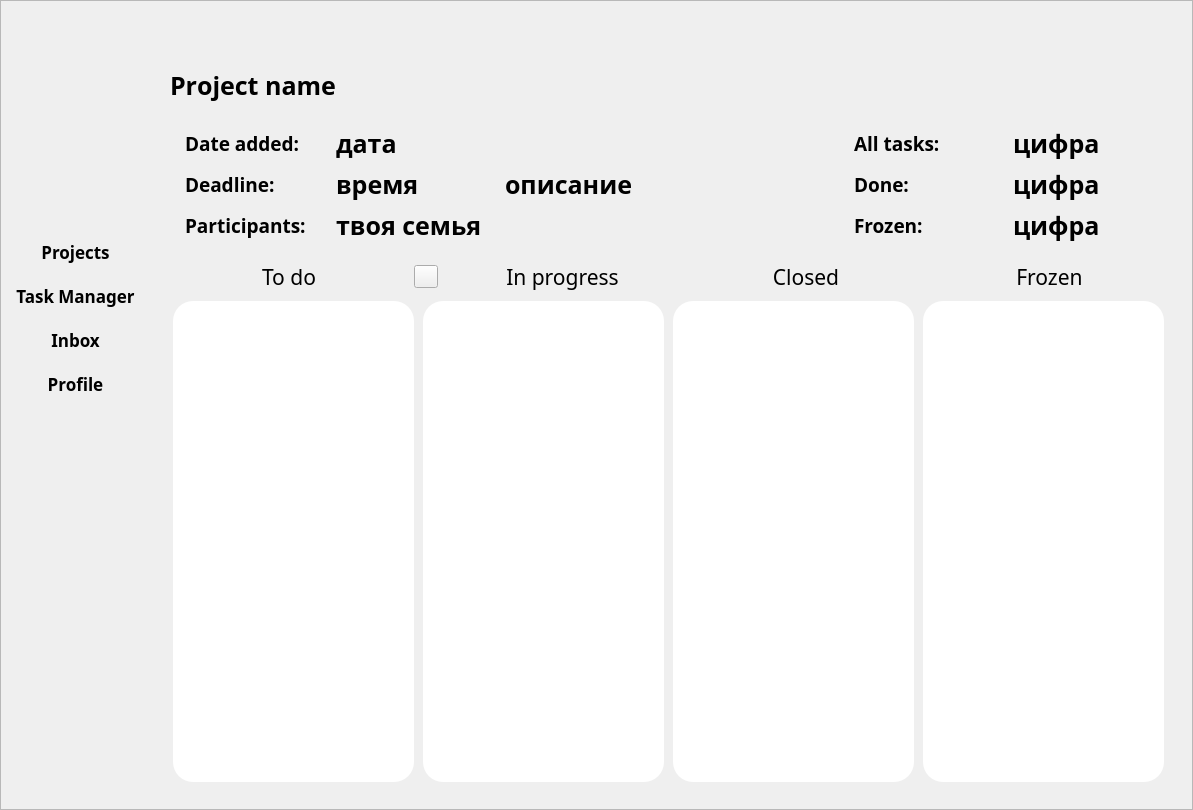
<?xml version="1.0" encoding="UTF-8"?>
<ui version="4.0">
 <class>Frame</class>
 <widget class="QFrame" name="Frame">
  <property name="enabled">
   <bool>true</bool>
  </property>
  <property name="geometry">
   <rect>
    <x>0</x>
    <y>0</y>
    <width>1193</width>
    <height>810</height>
   </rect>
  </property>
  <property name="minimumSize">
   <size>
    <width>1193</width>
    <height>810</height>
   </size>
  </property>
  <property name="maximumSize">
   <size>
    <width>1193</width>
    <height>810</height>
   </size>
  </property>
  <property name="font">
   <font>
    <family>.SF Soft Numeric</family>
    <pointsize>19</pointsize>
    <weight>75</weight>
    <italic>false</italic>
    <bold>true</bold>
   </font>
  </property>
  <property name="mouseTracking">
   <bool>false</bool>
  </property>
  <property name="windowTitle">
   <string>Frame</string>
  </property>
  <property name="autoFillBackground">
   <bool>false</bool>
  </property>
  <property name="frameShape">
   <enum>QFrame::StyledPanel</enum>
  </property>
  <property name="frameShadow">
   <enum>QFrame::Raised</enum>
  </property>
  <widget class="QWidget" name="layoutWidget">
   <property name="geometry">
    <rect>
     <x>170</x>
     <y>60</y>
     <width>998</width>
     <height>722</height>
    </rect>
   </property>
   <layout class="QVBoxLayout" name="verticalLayout_5">
    <item>
     <widget class="QLabel" name="project_name_title">
      <property name="minimumSize">
       <size>
        <width>211</width>
        <height>51</height>
       </size>
      </property>
      <property name="maximumSize">
       <size>
        <width>211</width>
        <height>51</height>
       </size>
      </property>
      <property name="font">
       <font>
        <family>The Duke of Prunes</family>
        <pointsize>19</pointsize>
        <weight>75</weight>
        <italic>false</italic>
        <bold>true</bold>
        <underline>false</underline>
        <kerning>false</kerning>
       </font>
      </property>
      <property name="mouseTracking">
       <bool>true</bool>
      </property>
      <property name="text">
       <string>Project name</string>
      </property>
     </widget>
    </item>
    <item>
     <layout class="QGridLayout" name="gridLayout">
      <item row="0" column="2">
       <widget class="QFrame" name="tasks_info">
        <layout class="QHBoxLayout" name="horizontalLayout_2">
         <item>
          <layout class="QVBoxLayout" name="verticalLayout_3">
           <property name="leftMargin">
            <number>6</number>
           </property>
           <property name="rightMargin">
            <number>7</number>
           </property>
           <item>
            <widget class="QLabel" name="label_8">
             <property name="font">
              <font>
               <family>The Duke of Prunes</family>
               <pointsize>14</pointsize>
              </font>
             </property>
             <property name="text">
              <string>All tasks:</string>
             </property>
            </widget>
           </item>
           <item>
            <widget class="QLabel" name="label_9">
             <property name="font">
              <font>
               <family>The Duke of Prunes</family>
               <pointsize>14</pointsize>
              </font>
             </property>
             <property name="text">
              <string>Done:</string>
             </property>
            </widget>
           </item>
           <item>
            <widget class="QLabel" name="label_10">
             <property name="font">
              <font>
               <family>The Duke of Prunes</family>
               <pointsize>14</pointsize>
              </font>
             </property>
             <property name="text">
              <string>Frozen:</string>
             </property>
            </widget>
           </item>
          </layout>
         </item>
         <item>
          <layout class="QVBoxLayout" name="verticalLayout_4">
           <property name="leftMargin">
            <number>6</number>
           </property>
           <property name="topMargin">
            <number>0</number>
           </property>
           <property name="rightMargin">
            <number>8</number>
           </property>
           <item>
            <widget class="QLabel" name="all_tasks_numb">
             <property name="text">
              <string>цифра</string>
             </property>
            </widget>
           </item>
           <item>
            <widget class="QLabel" name="done_tasks_numb">
             <property name="text">
              <string>цифра</string>
             </property>
            </widget>
           </item>
           <item>
            <widget class="QLabel" name="frozen_tasks_numb">
             <property name="text">
              <string>цифра</string>
             </property>
            </widget>
           </item>
          </layout>
         </item>
        </layout>
       </widget>
      </item>
      <item row="0" column="1">
       <widget class="QLabel" name="pr_description">
        <property name="styleSheet">
         <string notr="true"/>
        </property>
        <property name="text">
         <string>описание</string>
        </property>
       </widget>
      </item>
      <item row="0" column="0">
       <widget class="QWidget" name="project_info" native="true">
        <property name="font">
         <font>
          <weight>75</weight>
          <italic>false</italic>
          <bold>true</bold>
          <underline>false</underline>
          <strikeout>false</strikeout>
          <stylestrategy>PreferDefault</stylestrategy>
          <kerning>true</kerning>
         </font>
        </property>
        <property name="contextMenuPolicy">
         <enum>Qt::NoContextMenu</enum>
        </property>
        <property name="styleSheet">
         <string notr="true"/>
        </property>
        <property name="inputMethodHints">
         <set>Qt::ImhNone</set>
        </property>
        <layout class="QHBoxLayout" name="horizontalLayout">
         <item>
          <layout class="QVBoxLayout" name="verticalLayout">
           <property name="leftMargin">
            <number>6</number>
           </property>
           <property name="rightMargin">
            <number>7</number>
           </property>
           <item>
            <widget class="QLabel" name="label">
             <property name="font">
              <font>
               <family>The Duke of Prunes</family>
               <pointsize>14</pointsize>
              </font>
             </property>
             <property name="text">
              <string>Date added:</string>
             </property>
            </widget>
           </item>
           <item>
            <widget class="QLabel" name="label_2">
             <property name="font">
              <font>
               <family>The Duke of Prunes</family>
               <pointsize>14</pointsize>
              </font>
             </property>
             <property name="text">
              <string>Deadline:</string>
             </property>
            </widget>
           </item>
           <item>
            <widget class="QLabel" name="label_3">
             <property name="font">
              <font>
               <family>The Duke of Prunes</family>
               <pointsize>14</pointsize>
              </font>
             </property>
             <property name="text">
              <string>Participants:</string>
             </property>
            </widget>
           </item>
          </layout>
         </item>
         <item>
          <layout class="QVBoxLayout" name="verticalLayout_2">
           <property name="leftMargin">
            <number>6</number>
           </property>
           <property name="topMargin">
            <number>0</number>
           </property>
           <property name="rightMargin">
            <number>8</number>
           </property>
           <item>
            <widget class="QLabel" name="pr_date_added">
             <property name="text">
              <string>дата</string>
             </property>
            </widget>
           </item>
           <item>
            <widget class="QLabel" name="pr_deadline">
             <property name="text">
              <string>время</string>
             </property>
            </widget>
           </item>
           <item>
            <widget class="QLabel" name="pr_participants">
             <property name="text">
              <string>твоя семья</string>
             </property>
            </widget>
           </item>
          </layout>
         </item>
        </layout>
       </widget>
      </item>
     </layout>
    </item>
    <item>
     <layout class="QHBoxLayout" name="horizontalLayout_3">
      <item>
       <widget class="QLabel" name="label_4">
        <property name="font">
         <font>
          <family>The Duke of Prunes</family>
          <pointsize>16</pointsize>
          <weight>50</weight>
          <bold>false</bold>
         </font>
        </property>
        <property name="text">
         <string>To do</string>
        </property>
        <property name="alignment">
         <set>Qt::AlignCenter</set>
        </property>
       </widget>
      </item>
      <item>
       <widget class="QToolButton" name="add_task_button">
        <property name="text">
         <string/>
        </property>
        <property name="icon">
         <iconset>
          <normaloff>../../../resourses.qrc/plus.png</normaloff>../../../resourses.qrc/plus.png</iconset>
        </property>
       </widget>
      </item>
      <item>
       <widget class="QLabel" name="label_5">
        <property name="font">
         <font>
          <family>The Duke of Prunes</family>
          <pointsize>16</pointsize>
          <weight>50</weight>
          <bold>false</bold>
         </font>
        </property>
        <property name="text">
         <string>In progress</string>
        </property>
        <property name="alignment">
         <set>Qt::AlignCenter</set>
        </property>
       </widget>
      </item>
      <item>
       <widget class="QLabel" name="label_6">
        <property name="font">
         <font>
          <family>The Duke of Prunes</family>
          <pointsize>16</pointsize>
          <weight>50</weight>
          <bold>false</bold>
         </font>
        </property>
        <property name="styleSheet">
         <string notr="true">background-colour: rgba(255, 255, 255, 30)
</string>
        </property>
        <property name="text">
         <string>Closed</string>
        </property>
        <property name="alignment">
         <set>Qt::AlignCenter</set>
        </property>
       </widget>
      </item>
      <item>
       <widget class="QLabel" name="label_7">
        <property name="font">
         <font>
          <family>The Duke of Prunes</family>
          <pointsize>16</pointsize>
          <weight>50</weight>
          <bold>false</bold>
         </font>
        </property>
        <property name="text">
         <string>Frozen</string>
        </property>
        <property name="alignment">
         <set>Qt::AlignCenter</set>
        </property>
       </widget>
      </item>
     </layout>
    </item>
    <item>
     <layout class="QHBoxLayout" name="horizontalLayout_4">
      <item>
       <widget class="QLineEdit" name="lineEdit">
        <property name="sizePolicy">
         <sizepolicy hsizetype="Expanding" vsizetype="Maximum">
          <horstretch>0</horstretch>
          <verstretch>0</verstretch>
         </sizepolicy>
        </property>
        <property name="minimumSize">
         <size>
          <width>241</width>
          <height>481</height>
         </size>
        </property>
        <property name="maximumSize">
         <size>
          <width>241</width>
          <height>481</height>
         </size>
        </property>
        <property name="styleSheet">
         <string notr="true">Border-radius: 20px;
</string>
        </property>
        <property name="text">
         <string/>
        </property>
        <property name="echoMode">
         <enum>QLineEdit::Normal</enum>
        </property>
        <property name="cursorPosition">
         <number>0</number>
        </property>
       </widget>
      </item>
      <item>
       <widget class="QLineEdit" name="lineEdit_2">
        <property name="minimumSize">
         <size>
          <width>241</width>
          <height>481</height>
         </size>
        </property>
        <property name="maximumSize">
         <size>
          <width>241</width>
          <height>481</height>
         </size>
        </property>
        <property name="styleSheet">
         <string notr="true">Border-radius: 20px;</string>
        </property>
       </widget>
      </item>
      <item>
       <widget class="QLineEdit" name="lineEdit_3">
        <property name="minimumSize">
         <size>
          <width>241</width>
          <height>481</height>
         </size>
        </property>
        <property name="maximumSize">
         <size>
          <width>241</width>
          <height>481</height>
         </size>
        </property>
        <property name="styleSheet">
         <string notr="true">Border-radius: 20px;
</string>
        </property>
       </widget>
      </item>
      <item>
       <widget class="QLineEdit" name="lineEdit_4">
        <property name="minimumSize">
         <size>
          <width>241</width>
          <height>481</height>
         </size>
        </property>
        <property name="maximumSize">
         <size>
          <width>241</width>
          <height>481</height>
         </size>
        </property>
        <property name="styleSheet">
         <string notr="true">Border-radius: 20px;</string>
        </property>
       </widget>
      </item>
     </layout>
    </item>
   </layout>
  </widget>
  <widget class="QWidget" name="layoutWidget">
   <property name="enabled">
    <bool>true</bool>
   </property>
   <property name="geometry">
    <rect>
     <x>-20</x>
     <y>230</y>
     <width>191</width>
     <height>176</height>
    </rect>
   </property>
   <property name="font">
    <font>
     <pointsize>13</pointsize>
     <stylestrategy>PreferDefault</stylestrategy>
    </font>
   </property>
   <layout class="QVBoxLayout" name="verticalLayout_6">
    <item>
     <widget class="QPushButton" name="left_menu_projects">
      <property name="enabled">
       <bool>true</bool>
      </property>
      <property name="font">
       <font>
        <pointsize>13</pointsize>
        <stylestrategy>PreferDefault</stylestrategy>
       </font>
      </property>
      <property name="text">
       <string>Projects</string>
      </property>
      <property name="autoDefault">
       <bool>false</bool>
      </property>
      <property name="flat">
       <bool>true</bool>
      </property>
     </widget>
    </item>
    <item>
     <widget class="QPushButton" name="left_menu_tm">
      <property name="enabled">
       <bool>true</bool>
      </property>
      <property name="font">
       <font>
        <pointsize>13</pointsize>
        <stylestrategy>PreferDefault</stylestrategy>
       </font>
      </property>
      <property name="text">
       <string>Task Manager</string>
      </property>
      <property name="flat">
       <bool>true</bool>
      </property>
     </widget>
    </item>
    <item>
     <widget class="QPushButton" name="left_menu_inbox">
      <property name="enabled">
       <bool>true</bool>
      </property>
      <property name="font">
       <font>
        <pointsize>13</pointsize>
        <stylestrategy>PreferDefault</stylestrategy>
       </font>
      </property>
      <property name="text">
       <string>Inbox</string>
      </property>
      <property name="flat">
       <bool>true</bool>
      </property>
     </widget>
    </item>
    <item>
     <widget class="QPushButton" name="left_menu_profile">
      <property name="enabled">
       <bool>true</bool>
      </property>
      <property name="font">
       <font>
        <pointsize>13</pointsize>
        <stylestrategy>PreferDefault</stylestrategy>
       </font>
      </property>
      <property name="text">
       <string>Profile</string>
      </property>
      <property name="flat">
       <bool>true</bool>
      </property>
     </widget>
    </item>
   </layout>
  </widget>
 </widget>
 <resources/>
 <connections/>
</ui>
